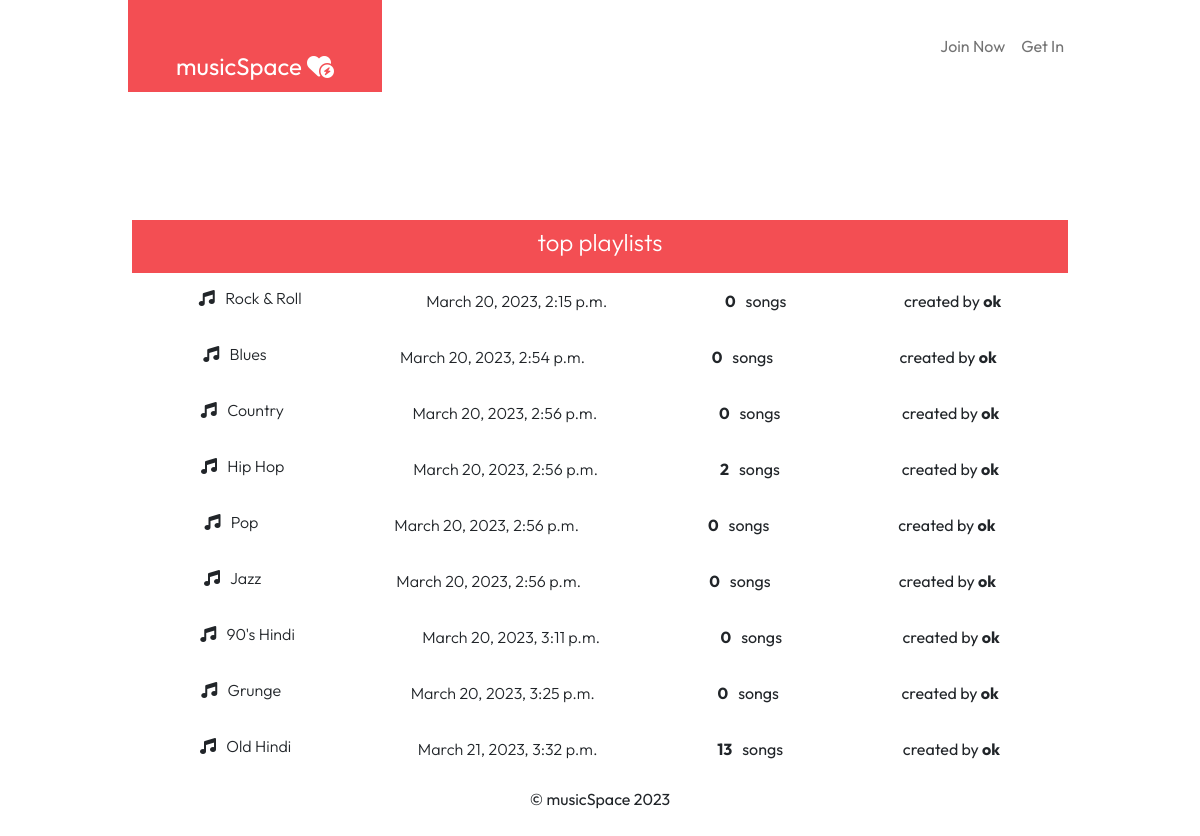
The app's page /playlists, older data.
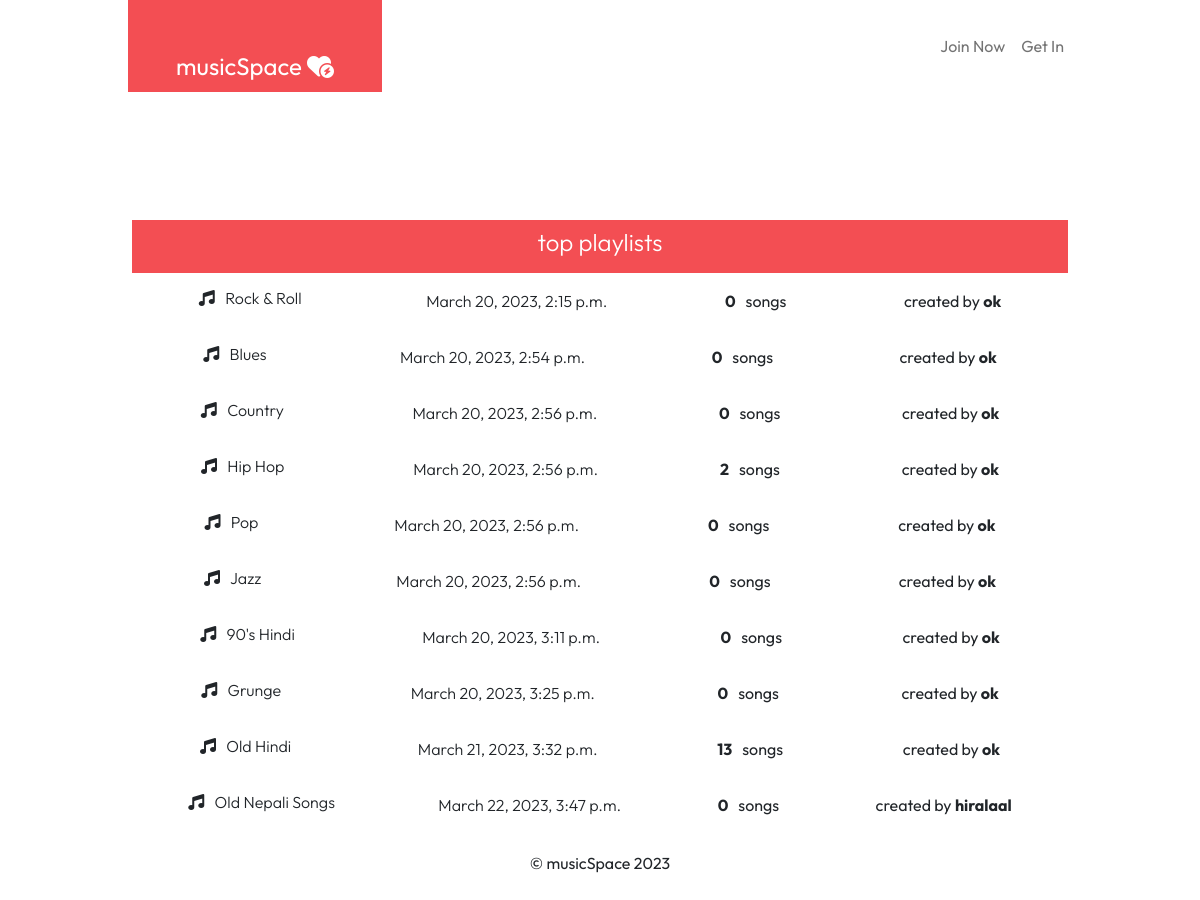
The same page, newer data.
### musicmaker/models.py (models this page shows, shortened)
class Playlist(models.Model):
    name  = models.CharField(max_length=100, null=False)
    user = models.ForeignKey(User, on_delete=models.DO_NOTHING, related_name='maker')
    created_date = models.DateTimeField(auto_now_add=True)
    views = models.IntegerField(default=1)
    @property
    def totalsongs(self):
        return Song.objects.filter(playlist=self.id).count()

### musicmaker/views.py (the view)
# urls.py: path('playlists', PlaylistListView.as_view(), name='playlists'),
class PlaylistListView(ListView):
    model = Playlist
    template_name = 'musicmaker/playlist-list.html'
    def get_queryset(self):
        queryset = super().get_queryset()
        return queryset.order_by('-views')

### templates/musicmaker/playlist-list.html (shortened to what this page needs)
{% extends 'base.html' %}
{%load static%}
{% block bodyblock%}
<div class="mb-0 pb-0 mx-3 d-flex justify-content-end">
</div>
<div class="ms-body py-2 mt-0 mx-3">
  <h4 class="text-white text-center fw-light">top playlists</h4>
</div>
<div class="mx-3 p-2" style="height:50vh; overflow: auto;">
{% for object in object_list %}
       <div class="py-2">
        <a href="{%url 'musicmaker:pl-detail' pk=object.id%}" class="text-decoration-none text-dark">
            <div class="d-flex justify-content-around">
                <div><h6 class="fw-light"> <i class="fa-solid fa-music"></i> &nbsp; {{object.name}} &nbsp;
                </h6></div>
                <div>
                    <p class="fw-light">{{object.created_date}}</p>
                </div>
                <div> <b>{{object.totalsongs}}</b> &nbsp; songs</div>
                <div>created by <b>{{object.user.username}}</b></div>
            </div>
           </a>
       </div>
  {% empty %}
  <p class="text-muted p-5 m-5">No playlists yet.</p>
  {% endfor %}
 </div>
{%endblock%}

Row changes from the older to the newer data that the page shows:
added Playlist: name "Old Nepali Songs", created_date "March 22, 2023, 3:47 p.m.", totalsongs "0", user.username "hiralaal"
